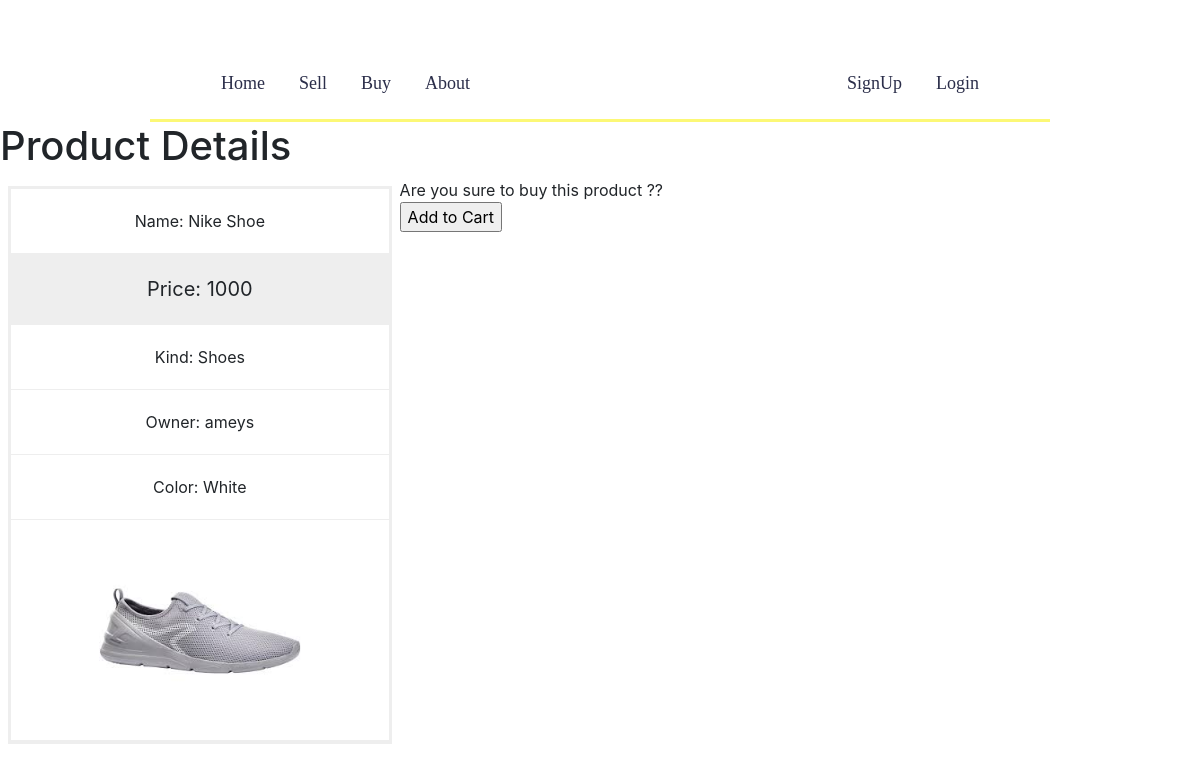
The page /product/14 on the database its author committed.
### app/models.py (models this page shows, shortened)
class Product(models.Model):
    prod_name=models.CharField(max_length=100)
    seller=models.ForeignKey(Customer,on_delete=models.CASCADE,related_name='sold_products',null=True)
    kind=models.ForeignKey(Kind,on_delete=models.CASCADE)
    color=models.ForeignKey(Color,on_delete=models.CASCADE)
    price=models.IntegerField()
    image=models.ImageField(upload_to='Product_Images/')
    booked=models.BooleanField(default=False)

class Kind(models.Model):
    category=models.CharField(max_length=100)
    def __str__(self):
        return self.category

class Customer(models.Model):
    user=models.OneToOneField(User,on_delete=models.CASCADE)
    address=models.CharField(max_length=250)
    city=models.ForeignKey(City,on_delete=models.CASCADE)
    def __str__(self):
        return self.user.username

class Color(models.Model):
    color_name=models.CharField(max_length=40)
    def __str__(self):
        return self.color_name

### app/views.py (the view)
# urls.py: path('product/<int:pk>',views.productDetailView.as_view(),name='prodetail')
class productDetailView(DetailView):
    model=models.Product
    context_object_name='product'
    template_name='app/product_details.html'

### templates/app/product_details.html (shortened to what this page needs)
{% extends 'app/base.html' %}
{% block body_block%}
  <h1>Product Details</h1>
  Are you sure to buy this product ??
  <div class="columns">
    <ul class="price" style='background-color:white'>
      <li>Name: {{product.prod_name}}</li>
      <li class="grey">Price: {{product.price}}</li>
      <li>Kind: {{product.kind}}</li>
      <li>Owner: {{product.seller}}</li>
      <li>Color: {{product.color}}</li>
      <li>  <img class="card-img-top"  src="../media/{{product.image}}" alt="images" width='100%' height="180px"></li>
    </ul>
  </div>
{%ifequal product.seller.user.username user.username%}
<h5>Its one of your products ... you cant buy it</h5>
{%else%}
<form class="" action="{% url 'purchase' pk=product.id%}" method="post">
    <input type="submit" value="Add to Cart">
</form>
  {%endifequal%}
{% endblock %}

### static/css/home.css (style rules this page uses)
* { box-sizing:border-box }
.card-img, .card-img-bottom, .card-img-top { -ms-flex-negative: 0; flex-shrink: 0; width: 60%; }
* { box-sizing: border-box; }
.columns { float: left; width: 33.3%; padding: 8px; }
.price { list-style-type: none; border: 3px solid #eee; margin: 0; padding: 0; -webkit-transition: 0.3s; transition: 0.3s; }
.price li { border-bottom: 1px solid #eee; padding: 20px; text-align: center; }
.price .grey { background-color: #eee; font-size: 20px; }

### rows shown on the page
Product: prod_name "Nike Shoe", price "1000", kind "Shoes", seller "ameys", color "White", image (picture)
